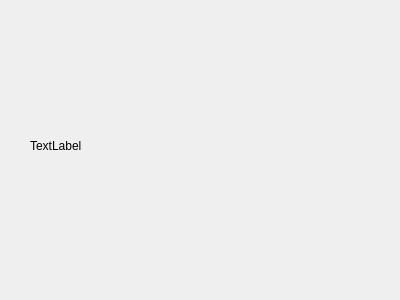
<?xml version="1.0" encoding="UTF-8"?>
<ui version="4.0">
 <class>DialogDot</class>
 <widget class="QDialog" name="DialogDot">
  <property name="geometry">
   <rect>
    <x>0</x>
    <y>0</y>
    <width>400</width>
    <height>300</height>
   </rect>
  </property>
  <property name="windowTitle">
   <string>Dialog</string>
  </property>
  <widget class="QLabel" name="labelNodo">
   <property name="geometry">
    <rect>
     <x>30</x>
     <y>10</y>
     <width>351</width>
     <height>271</height>
    </rect>
   </property>
   <property name="text">
    <string>TextLabel</string>
   </property>
  </widget>
 </widget>
 <resources/>
 <connections/>
</ui>
